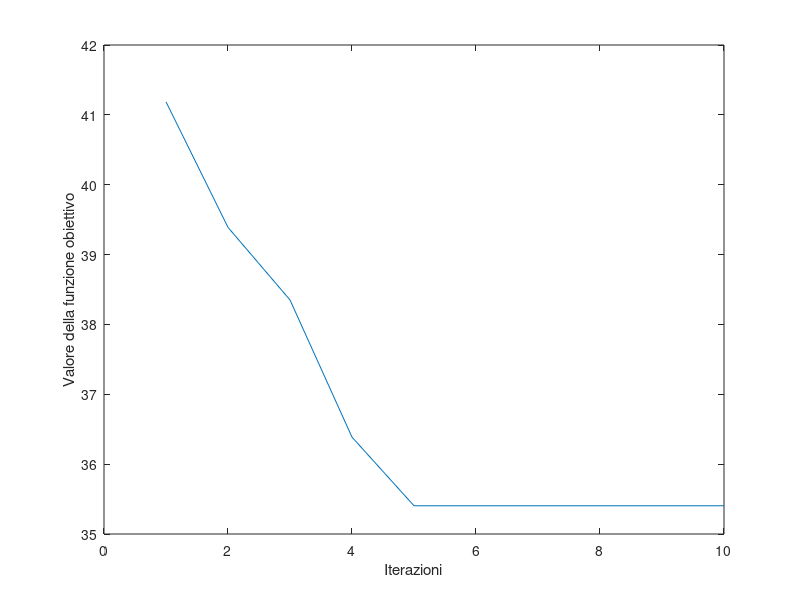

The MATLAB source for this figure: (Note: this script raises an error after producing the figure.)
%% Generazione dei due gruppi
rng default
% Generazione dei dati
n1=10;
n2=20;
p=2;
X1=randn(n1,p);
dx=5;
X2=dx+randn(n2,p);
% Combinare i due gruppi in una matrice di dimensione (n1+n2)-by-p;
X=[X1; X2];
n=n1+n2;

%% Una sola iterazione del metodo delle k-medie
% index = vettore che contiene le unità da utilizzare come valori iniziali
% dei centroidi
index = [5 15 25];

% k viene fissato a priori
k=3;

% cini= matrice di dimensione 3xp che contiene
% i centroidi iniziali dei 3 gruppi
cini=X(index,:);

% D = matrice di dimensione nxk che conterrà le distanze di ciascuna unità
% da ciascuno dei k centroidi
% Le righe di D si riferiscono alle unità
% le colonne di D si riferiscono ai clusters
D=zeros(n,k);


% Viene calcolata la distanza (al quadrato) di ogni unità dai k centroidi
% D(i,j) contiene la distanza Euclidea dell'unità i dal cluster j
% D(i,:) (vettore 1 x k) che contiene le distanze dell'unità i dai k
% centroidi 
% D(:,j) (vettore n x 1) che contiene le distanze delle n unità
% dal cluster j
for j=1:k
    D(:,j)=sum((X-cini(j,:)).^2,2);
end

% dist = vettore di dimensione n x 1 che contiene le distanze di ogni unità
% dal centroide più vicino. 
% ind = vettore di dimensione n x 1 che contiene gli assegnamenti
[dist,ind]=min(D,[],2);

% Ricalcolo dei nuovi k centroidi e determino il valore della funzione
% obiettivo
% sumd = valore della funzione obiettivo (da minimizzare)
% Somma delle distanze (al quadrato) di ciascuna unità dal rispettivo centroide
sumd=0;
for j=1:k
    Xj=X(ind==j,:);
    cini(j,:)=mean(Xj);
    sumd=sumd+sum(sum((Xj-cini(j,:)).^2,2));
end

disp('Valore della funzione obiettivo alla prima iterazione')
% sum è il valore della devianza nei gruppi
disp(sumd)
%% 10 iterazioni
% index = vettore che contiene gli indici da utilizzare come valori iniziali dei centroidi
index = [5 15 25];

k=length(index);
n=size(X,1);

cini=X(index,:);

D=zeros(n,k);

niter=10;
% Obj = vettore che contiene il valore della funzione obiettivo per ogni
% iterazione
Obj=zeros(niter,1);

for iter =1:niter

    for j=1:k
        D(:,j)=sum((X-cini(j,:)).^2,2);
    end

    [dist,ind]=min(D,[],2);

    % Ricalcolo dei nuovi centroidi e del nuovo valore della funzione obiettivo
    sumd=0;
    for j=1:k
        Xj=X(ind==j,:);
        cini(j,:)=mean(Xj);
        sumd=sumd+sum(sum((Xj-cini(j,:)).^2,2));
    end

    % Il valore della funzione obiettivo all'iterazione iter viene inserita
    % in posizione iter del vettore Obj
    Obj(iter)=sumd;

end

plot(Obj)
xlabel('Iterazioni')
ylabel('Valore della funzione obiettivo')
% print -depsc figs\kmeansINI.eps;


%% Utilizzo funzione kmeans
k=3;
[idx,cent,sumdj]=kmeans(X,k,"Replicates",100);
% Verifico che il secondo argomento di output della funzione kmeans
% contiene le medie aritmetiche dei 3 gruppi
Centroidi=grpstats(X,idx);
assert(max(abs(cent-Centroidi),[],"all")<1e-08,'Errore di programmazione')
sumd=sum(sumdj);
disp(['Il valore della funzione obiettivo minimizzata è=' num2str(sumd)])

disp("Centroidi dei gruppi")
disp(cent)

% Classificazione finale e centroidi
gscatter(X(:,1),X(:,2),idx,'brk','xos',15)
hold('on')
gscatter(Centroidi(:,1),Centroidi(:,2),1:k,'brk','p',15)
title('Classificazione finale e centroidi')
% print -depsc figs\kmeansINI1.eps;

%% Funzione evalclusters
eva = evalclusters(X,'kmeans','CalinskiHarabasz','KList',1:6);
figure
plot(eva);
% Recupero l'assegnazione delle unità ai diversi gruppi in corrispondenza
% del valore ottimale di k
idx=eva.OptimalY;
k=eva.OptimalK;
% Calcolo dei centroidi
Centroidi=grpstats(X,idx);
figure
% Classificazione finale e centroidi
gscatter(X(:,1),X(:,2),idx,'br','xo',15)
hold('on')
gscatter(Centroidi(:,1),Centroidi(:,2),1:k,'brk','p',15)
title('Classificazione finale con il valore di k ottimale e centroidi')
% print -depsc figs\kmeansINI3.eps;


%% Adjusted Rand Index
n1=10;
n2=20;
% Vera partizione
idxtrue=[ones(n1,1);2*ones(n2,1)];
Radj=RandIndexFS(idx,idxtrue);
disp("Il valore dell'indice di Rand aggiustato è pari a: "+string(Radj))
